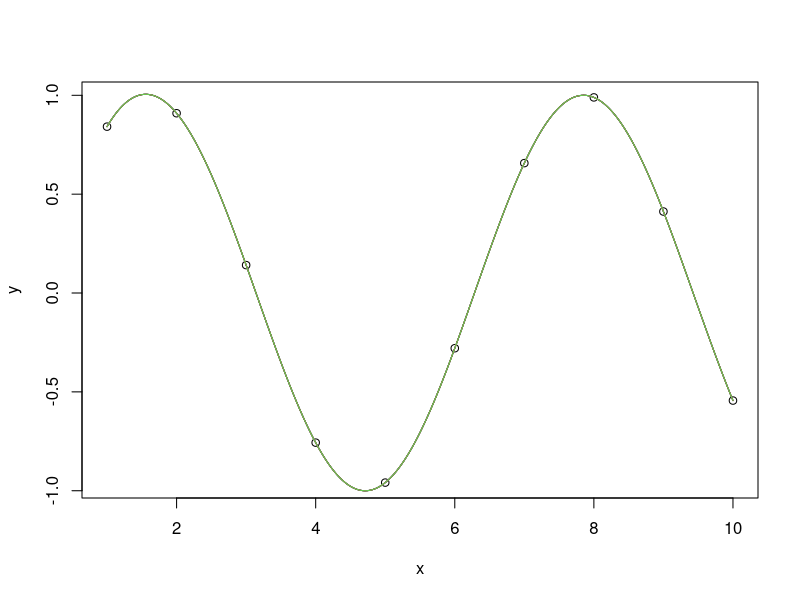
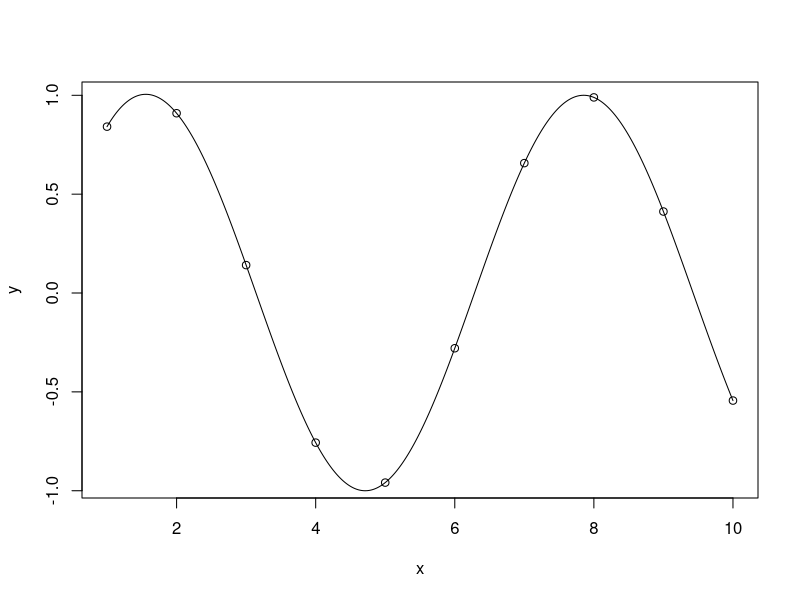

Source code (R) for these figures, in order:
rm(list=ls())

AddNewtonCeoff <- function(x, y, a){
  n <- length(x)
  nasobeni <- 1
  scitani <- 0
  for(i in 1:(n-1)){
    scitani <- scitani+a[i]*nasobeni
    nasobeni <- nasobeni*(x[n]-x[i])
  }
  return((y-scitani)/nasobeni)
}
NewtonPolynomial<-function(z, a, x){
  n <- length(a)
  res <- a[n]
  if(n>1){
    for (i in (n-1):1) {
      res <- res*(z-x[i]) + a[i]
    }
  }
  return(res)
}


l<-function(xa, x, j){
  res <- 1
  n <- length(x)
  for(i in 1:n){
    if(i!=j){
      res <- res*(xa-x[i])/(x[j]-x[i])
    }
  }
  return(res)
}

lagrange<-function(xa, x, y){
  res <- 0
  n <- length(x)
  for(i in 1:n){
    res <-res + y[i] * l(xa,x,i)
  }
  return(res)
}


n <- 10
x <- 1:n
y <- sin(x)
plot(x,y)
a <- y[1]
for(i in 2:n) a[i] <- AddNewtonCeoff(x[1:i], y[i], a)


z <- seq(x[1],x[n], 0.01)
for (i in 2:n)lines(z, NewtonPolynomial(z, a[1:n], x[1:n]),col=i+1)

print(l(x[1],x,1))
plot(x,y)
lines(z,lagrange(z,x,y))